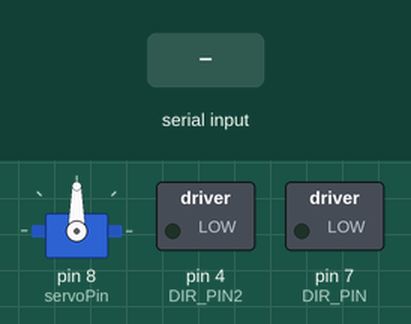
Recording of a sketch running on a simulated Arduino Uno, built with avr-gcc and run on an emulated ATmega328P. Parts: servo, switched loads named in the sketch (green lamp = pin HIGH). Inputs (shaded band) come from the test bench. Pins used as bus, display or sensor lines are not drawn; what the sketch prints to the serial monitor is not drawn.

Above: at 2.2 s.
2.3 s: "nDraw\n" received over Serial
At 2.82 s:
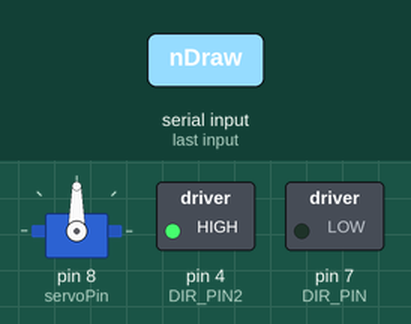
5.3 s: "draw\n" received over Serial
At 6.7 s:
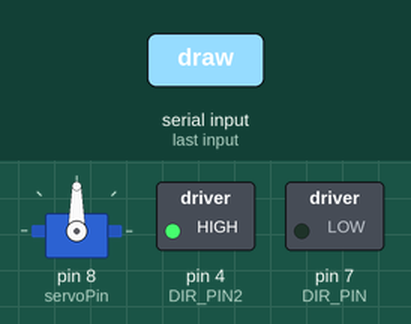
Timing chart, 0 to 14.3 s (numbered marks = the images above; inputs shaded):
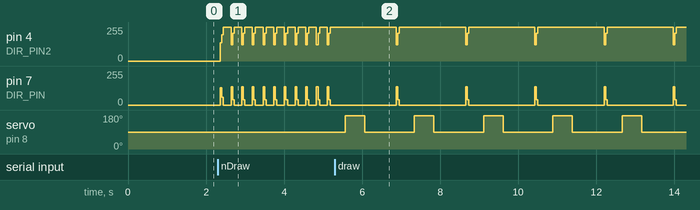

The sketch:

ArduinoFirmware_Final.ino
```cpp
typedef int var;     // handles JavaScript var type

#include <Servo.h>


// setup servo
int servoPin = 8;
int PEN_DOWN = 175; // angle of servo when pen is down
int PEN_UP = 90;   // angle of servo when pen is up
Servo penServo;

//declaring flags for voice commands
bool drawSqr = false;
bool Stop = false;
bool go = false;

//flag to start drawing an image.
bool drawImg = false;

//declaring flags for drawing a pixel or start a new line
//bool sendNextPixelValue = false; //return signal to indicate whether the pixel is drawn.
bool draw = false;
bool nDraw = false;
bool newLine = false;
String input = "";
bool doneS = false;
bool doneSendingData = false;

//Counters to count the number of steps taken in the x and y direction.
int xSteps = 0; //counts the number of steps taken in the x-direction.
int ySteps = 0; //counts the number of steps taken in the y-direction.


float wheel_dia=69; //    # mm (increase = spiral out) // changes this value for more precise movement(If the measured distance is too long, increase wheel_dia and do the opposite if too short).
float wheel_base=110; //    # mm (increase = spiral in, ccw) //Change this value for more precise turning(If the robot is turning too sharply (box is rotating clockwise), decrease wheel_base value. Do the opposite if not turning too sharply
int steps_rev=512; //        # 512 for 64x gearbox, 128 for 16x gearbox
int delay_time=1; //         # time between steps in ms

#define DIR_PIN 7
#define DIR_PIN2 4
#define STEP_PIN 6

// Stepper sequence org->pink->blue->yel
int L_stepper_pins[] = {12, 10, 9, 11};
int R_stepper_pins[] = {4, 6, 7, 5};

int fwd_mask[][4] =  {{1, 0, 1, 0},
                      {0, 1, 1, 0},
                      {0, 1, 0, 1},
                      {1, 0, 0, 1}};

int rev_mask[][4] =  {{1, 0, 0, 1},
                      {0, 1, 0, 1},
                      {0, 1, 1, 0},
                      {1, 0, 1, 0}};


void setup() {
  randomSeed(analogRead(1));
  Serial.begin(9600);
  drawImg = true;
  for(int pin=0; pin<4; pin++){
    pinMode(L_stepper_pins[pin], OUTPUT);
    digitalWrite(L_stepper_pins[pin], LOW);
    pinMode(R_stepper_pins[pin], OUTPUT);
    digitalWrite(R_stepper_pins[pin], LOW);
  }
  penServo.attach(servoPin);
  Serial.println("Begin"); //Pi starts sending the data to print
  Serial.flush();

  delay(1000);
}

void loop(){

//For drawing an image, if draw is true we draw a pixel else we move forward by 1mm.
  if(drawImg) {
    drawImg = false;
    drawImage();
  }

  done();      // releases stepper motor
  //while(1);
}

//draw image method
void drawImage() {
  while(!doneSendingData) {
      //Locking program in this while loop until data is being sent.
      while (Serial.available()) { //We exit the loop when data is avaliable?
         char readval = Serial.read();
         if (readval != '\n') {
            input += readval;
         }
         if (readval == '\n') {
            doneS = true;
         }
      }
      if (doneS) {
        parse();
        doneS = false;
      }
      //Serial.print(input);
      //parse();
      if (newLine) {
          ySteps++;
          done();
          delay(10000);
          Serial.write("d");
      } else {
            if (draw) {
              //Servo down(place pixel)
                pendown();
                penup();
                delay(500);
                  xSteps++;
                  rotate(8,0.25);//Rotate forward by a step.
                  delay(200);
                  Serial.write("d");
             } else if(nDraw) {
                  xSteps++;
                  rotate(8,0.25);//Rotate forward by a step.
                  delay(200);
                  Serial.write("d");
             }

        }
    }
 }


//Parse the data as we recieve it from the pi to perform the tasks.
void parse() {
  if (input == "n") {
    draw = false;
    newLine = true;
    nDraw = false;
  } else if(input == "nDraw") {
      nDraw = true;
      draw = false;
      newLine = false;
  }else if(input == "draw") {
    draw = true;
    newLine = false;
    nDraw = false;
  }else if(input == "done") {
    doneSendingData = true;
  }
  //clear the buffer
  input = "";

}


//rotate a specific number of microsteps (8 microsteps per step) – (negitive for reverse movement)
//speed is any number from .01 -> 1 with 1 being fastest – Slower is stronger
void rotate(int steps, float speed){
  int dir = (steps > 0)? HIGH:LOW;
  digitalWrite(DIR_PIN, dir);
  digitalWrite(DIR_PIN2, dir);
  float usDelay = (1/speed) * 70;
  if (steps > 0) {
    steps = abs(steps);
    for(int i=0; i < steps; i++){
      for(int mask=0; mask<4; mask++){
        for(int pins = 0; pins < 4;pins++) {
          digitalWrite(L_stepper_pins[pins], rev_mask[mask][pins]);
          delayMicroseconds(usDelay);
          digitalWrite(R_stepper_pins[pins], fwd_mask[mask][pins]);
          delayMicroseconds(usDelay);
        }
      }

    }
  } else {
    steps = abs(steps);
    for(int i=0; i < steps; i++){
      for(int mask=0; mask<4; mask++){
        for(int pins = 0; pins < 4;pins++) {
          digitalWrite(R_stepper_pins[pins], fwd_mask[mask][pins]);
          delayMicroseconds(usDelay);
          digitalWrite(R_stepper_pins[pins], rev_mask[mask][pins]);
          delayMicroseconds(usDelay);
        }
      }

    }
  }
}

// ----- HELPER FUNCTIONS -----------
int step(float distance){
  int steps = distance * steps_rev / (wheel_dia * 3.1412); //24.61
  return steps;
}


void forward(float distance){
  int steps = step(distance);
  //Serial.println(steps);
  for(int step=0; step<steps; step++){
    for(int mask=0; mask<4; mask++){
      for(int pin=0; pin<4; pin++){
        digitalWrite(L_stepper_pins[pin], rev_mask[mask][pin]);
        digitalWrite(R_stepper_pins[pin], fwd_mask[mask][pin]);
      }
      delay(delay_time);
    }
  }
}


void backward(float distance){
  int steps = step(distance);
  for(int step=0; step<steps; step++){
    for(int mask=0; mask<4; mask++){
      for(int pin=0; pin<4; pin++){
        digitalWrite(L_stepper_pins[pin], fwd_mask[mask][pin]);
        digitalWrite(R_stepper_pins[pin], rev_mask[mask][pin]);
      }
      delay(delay_time);
    }
  }
}


void right(float degrees){
  float rotation = degrees / 360.0;
  float distance = wheel_base * 3.1412 * rotation;
  int steps = step(distance);
  for(int step=0; step<steps; step++){
    for(int mask=0; mask<4; mask++){
      for(int pin=0; pin<4; pin++){
        digitalWrite(R_stepper_pins[pin], rev_mask[mask][pin]);
        digitalWrite(L_stepper_pins[pin], rev_mask[mask][pin]);
      }
      delay(delay_time);
    }
  }
}


void left(float degrees){
  float rotation = degrees / 360.0;
  float distance = wheel_base * 3.1412 * rotation;
  int steps = step(distance);
  for(int step=0; step<steps; step++){
    for(int mask=0; mask<4; mask++){
      for(int pin=0; pin<4; pin++){
        digitalWrite(R_stepper_pins[pin], fwd_mask[mask][pin]);
        digitalWrite(L_stepper_pins[pin], fwd_mask[mask][pin]);
      }
      delay(delay_time);
    }
  }
}


void done(){ // unlock stepper to save battery
  for(int mask=0; mask<4; mask++){
    for(int pin=0; pin<4; pin++){
      digitalWrite(R_stepper_pins[pin], LOW);
      digitalWrite(L_stepper_pins[pin], LOW);
    }
    delay(delay_time);
  }
}


void penup(){
  delay(250);
  //Serial.println("PEN_UP()");
  penServo.write(PEN_UP);
  delay(250);
}


void pendown(){
  delay(250);
  //Serial.println("PEN_DOWN()");
  penServo.write(PEN_DOWN);
  delay(250);
}
```

Measured:
- after the input at 5.3 s, servo on pin 8 (servoPin): alternates 175° for 0.50 s and 90° for 1.3 s, starting after 0.27 s
- by itself, pin 4 (DIR_PIN2): repeats every 1.8 s: 209/255 0.04 s, 255/255 1.7 s, 121/255 0.04 s
- by itself, pin 7 (DIR_PIN): repeats every 1.8 s: 38/255 0.04 s, 0/255 1.7 s, 138/255 0.04 s
